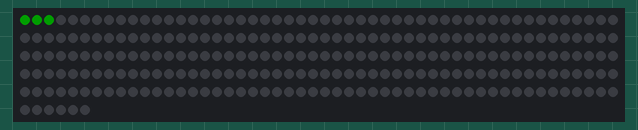
This sketch was run on a simulated Arduino Uno, built with avr-gcc and run on an emulated ATmega328P. On the bench: 256 RGB LEDs in strip order, left to right, continuing on the next row. Dim RGB values are drawn brighter than linear.

Above: at 0.13 s.
At 3.86 s:
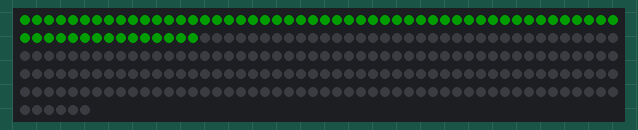
At 7.71 s:
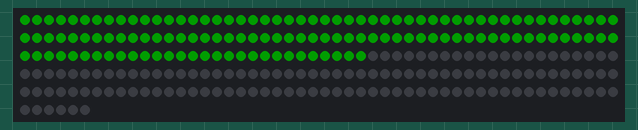
At 11.45 s:
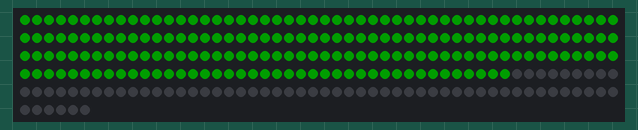
At 15.31 s:
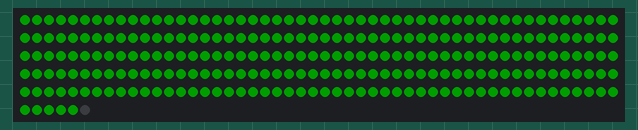

The sketch:

base.ino
```cpp
#include <Adafruit_NeoPixel.h>

#define MATR_PIN 10
#define MATR_X 16
#define MATR_Y 16

Adafruit_NeoPixel pixels(MATR_X * MATR_Y, MATR_PIN, NEO_GRB + NEO_KHZ800);

void setup() {
  pixels.setBrightness(50);
  pixels.begin();
}

void loop() {
  pixels.clear();
  for (int i = 0; i < MATR_X * MATR_Y; i++) {
    pixels.setPixelColor(i, pixels.Color(0,150,0));
    pixels.show();
    delay(50);
  }

}
```

Measured:
- by itself, everything shown: repeats every 15.4 s, in 256 steps
